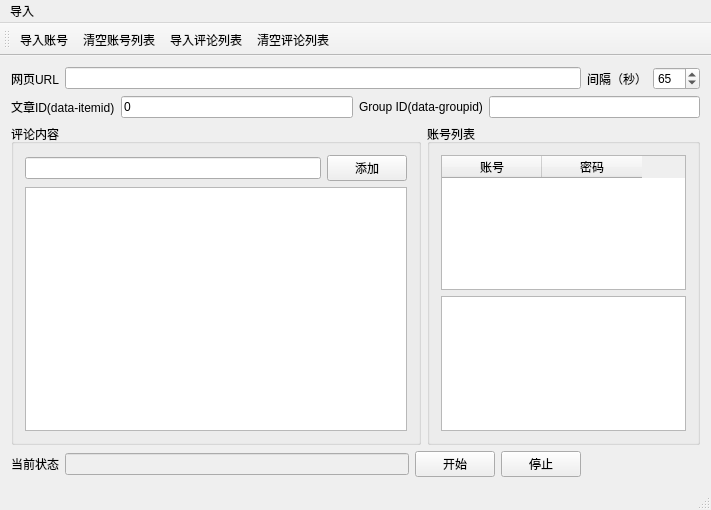
<?xml version="1.0" encoding="UTF-8"?>
<ui version="4.0">
 <class>autobots_toutiaoClass</class>
 <widget class="QMainWindow" name="autobots_toutiaoClass">
  <property name="geometry">
   <rect>
    <x>0</x>
    <y>0</y>
    <width>711</width>
    <height>510</height>
   </rect>
  </property>
  <property name="windowTitle">
   <string>今日头条发帖(新浪微博账号)</string>
  </property>
  <widget class="QWidget" name="centralWidget">
   <layout class="QGridLayout" name="gridLayout_5">
    <item row="0" column="0">
     <layout class="QHBoxLayout" name="horizontalLayout_3">
      <item>
       <widget class="QLabel" name="label_3">
        <property name="text">
         <string>网页URL</string>
        </property>
       </widget>
      </item>
      <item>
       <widget class="QLineEdit" name="lineEdit_url">
        <property name="enabled">
         <bool>true</bool>
        </property>
       </widget>
      </item>
     </layout>
    </item>
    <item row="0" column="1">
     <layout class="QGridLayout" name="gridLayout_4">
      <item row="0" column="0">
       <widget class="QLabel" name="label_5">
        <property name="text">
         <string>间隔（秒）</string>
        </property>
       </widget>
      </item>
      <item row="0" column="1">
       <widget class="QSpinBox" name="spinBox_interval">
        <property name="minimum">
         <number>5</number>
        </property>
        <property name="maximum">
         <number>600</number>
        </property>
        <property name="singleStep">
         <number>5</number>
        </property>
        <property name="value">
         <number>65</number>
        </property>
       </widget>
      </item>
     </layout>
    </item>
    <item row="1" column="0" colspan="2">
     <layout class="QHBoxLayout" name="horizontalLayout_8">
      <item>
       <layout class="QHBoxLayout" name="horizontalLayout_2">
        <item>
         <widget class="QLabel" name="label_2">
          <property name="text">
           <string>文章ID(data-itemid)</string>
          </property>
         </widget>
        </item>
        <item>
         <widget class="QLineEdit" name="lineEdit_page_id">
          <property name="enabled">
           <bool>true</bool>
          </property>
          <property name="text">
           <string>0</string>
          </property>
         </widget>
        </item>
       </layout>
      </item>
      <item>
       <layout class="QHBoxLayout" name="horizontalLayout_4">
        <item>
         <widget class="QLabel" name="label_4">
          <property name="text">
           <string>Group ID(data-groupid)</string>
          </property>
         </widget>
        </item>
        <item>
         <widget class="QLineEdit" name="lineEdit_comment_group">
          <property name="enabled">
           <bool>true</bool>
          </property>
         </widget>
        </item>
       </layout>
      </item>
     </layout>
    </item>
    <item row="2" column="0" colspan="2">
     <layout class="QHBoxLayout" name="horizontalLayout_6">
      <item>
       <widget class="QGroupBox" name="groupBox">
        <property name="sizePolicy">
         <sizepolicy hsizetype="Preferred" vsizetype="Preferred">
          <horstretch>6</horstretch>
          <verstretch>0</verstretch>
         </sizepolicy>
        </property>
        <property name="title">
         <string>评论内容</string>
        </property>
        <layout class="QGridLayout" name="gridLayout">
         <item row="0" column="0">
          <layout class="QHBoxLayout" name="horizontalLayout_7">
           <item>
            <widget class="QLineEdit" name="lineEdit_comment_id"/>
           </item>
           <item>
            <widget class="QPushButton" name="pushButton_add_comment_id">
             <property name="text">
              <string>添加</string>
             </property>
            </widget>
           </item>
          </layout>
         </item>
         <item row="1" column="0">
          <widget class="QListWidget" name="listWidget_comment_id">
           <property name="sizePolicy">
            <sizepolicy hsizetype="Expanding" vsizetype="Expanding">
             <horstretch>2</horstretch>
             <verstretch>0</verstretch>
            </sizepolicy>
           </property>
          </widget>
         </item>
        </layout>
       </widget>
      </item>
      <item>
       <widget class="QGroupBox" name="groupBox_2">
        <property name="sizePolicy">
         <sizepolicy hsizetype="Preferred" vsizetype="Preferred">
          <horstretch>4</horstretch>
          <verstretch>0</verstretch>
         </sizepolicy>
        </property>
        <property name="title">
         <string>账号列表</string>
        </property>
        <layout class="QGridLayout" name="gridLayout_2">
         <item row="0" column="0">
          <widget class="QTableWidget" name="tableWidget_account_id">
           <column>
            <property name="text">
             <string>账号</string>
            </property>
           </column>
           <column>
            <property name="text">
             <string>密码</string>
            </property>
           </column>
          </widget>
         </item>
         <item row="1" column="0">
          <widget class="QTextBrowser" name="textBrowser_commentid"/>
         </item>
        </layout>
       </widget>
      </item>
     </layout>
    </item>
    <item row="3" column="0">
     <layout class="QHBoxLayout" name="horizontalLayout">
      <item>
       <layout class="QGridLayout" name="gridLayout_3">
        <item row="0" column="0">
         <widget class="QLabel" name="label_1">
          <property name="text">
           <string>当前状态</string>
          </property>
         </widget>
        </item>
        <item row="0" column="1">
         <widget class="QLineEdit" name="lineEdit_msg">
          <property name="enabled">
           <bool>false</bool>
          </property>
         </widget>
        </item>
       </layout>
      </item>
      <item>
       <layout class="QHBoxLayout" name="horizontalLayout_5">
        <item>
         <widget class="QPushButton" name="pushButton_start">
          <property name="text">
           <string>开始</string>
          </property>
         </widget>
        </item>
        <item>
         <widget class="QPushButton" name="pushButton_pause">
          <property name="text">
           <string>停止</string>
          </property>
         </widget>
        </item>
       </layout>
      </item>
     </layout>
    </item>
   </layout>
  </widget>
  <widget class="QMenuBar" name="menuBar">
   <property name="geometry">
    <rect>
     <x>0</x>
     <y>0</y>
     <width>711</width>
     <height>23</height>
    </rect>
   </property>
   <widget class="QMenu" name="menu">
    <property name="title">
     <string>导入</string>
    </property>
    <addaction name="action_from_txt"/>
    <addaction name="action_clear_accounts"/>
    <addaction name="action_import_commentid"/>
    <addaction name="action_clear_comments"/>
   </widget>
   <addaction name="menu"/>
  </widget>
  <widget class="QToolBar" name="mainToolBar">
   <attribute name="toolBarArea">
    <enum>TopToolBarArea</enum>
   </attribute>
   <attribute name="toolBarBreak">
    <bool>false</bool>
   </attribute>
   <addaction name="action_from_txt"/>
   <addaction name="action_clear_accounts"/>
   <addaction name="action_import_commentid"/>
   <addaction name="action_clear_comments"/>
  </widget>
  <widget class="QStatusBar" name="statusBar"/>
  <action name="action_from_txt">
   <property name="text">
    <string>导入账号</string>
   </property>
   <property name="toolTip">
    <string>txt文本</string>
   </property>
  </action>
  <action name="action_import_commentid">
   <property name="text">
    <string>导入评论列表</string>
   </property>
  </action>
  <action name="action_clear_comments">
   <property name="text">
    <string>清空评论列表</string>
   </property>
  </action>
  <action name="action_clear_accounts">
   <property name="text">
    <string>清空账号列表</string>
   </property>
  </action>
 </widget>
 <layoutdefault spacing="6" margin="11"/>
 <resources>
  <include location="autobots_toutiao.qrc"/>
 </resources>
 <connections/>
</ui>
